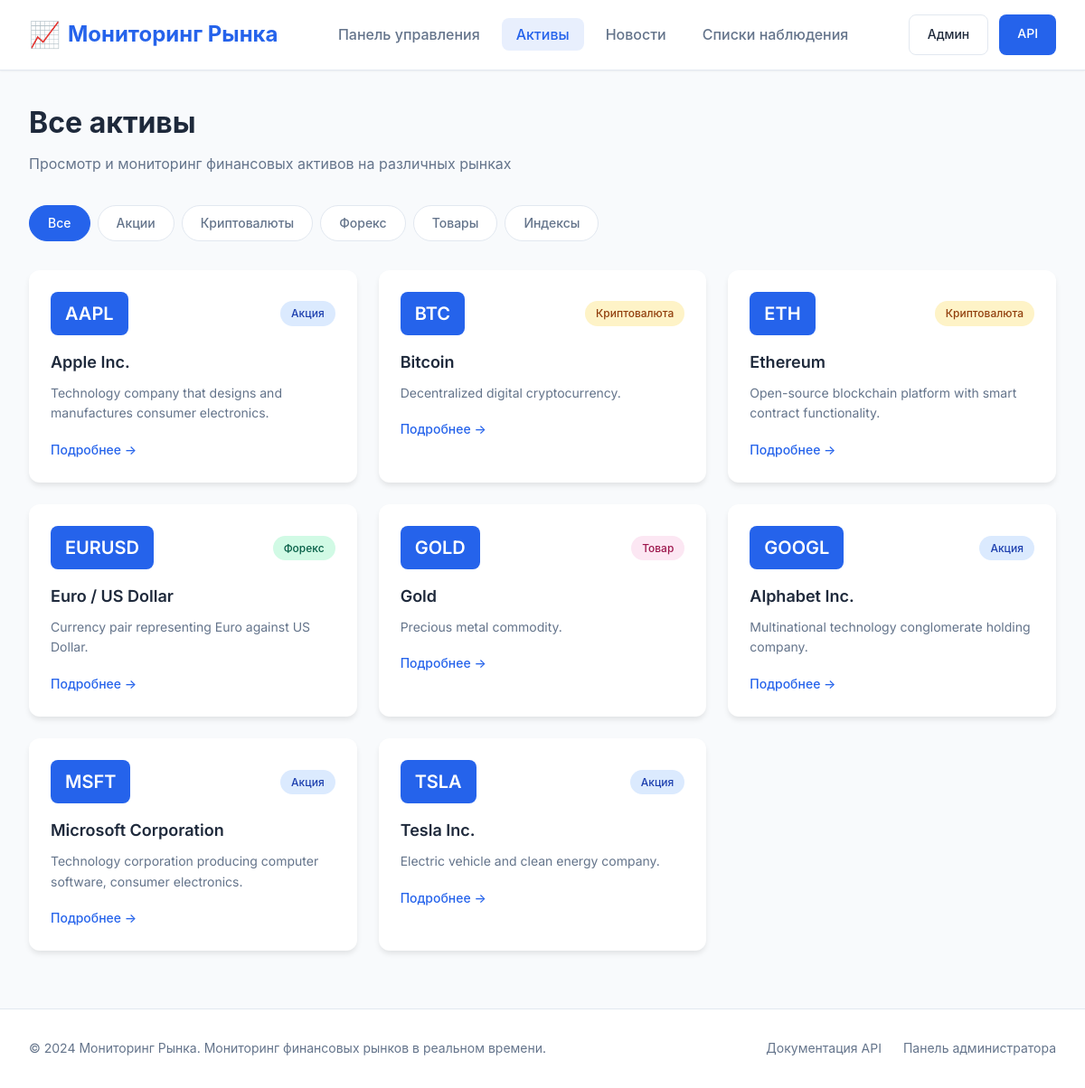
The app's page /assets/ with its own data.
### markets/models.py (models this page shows, shortened)
class Asset(models.Model):
    ASSET_TYPES = [
        ('STOCK', 'Акция'),
        ('FOREX', 'Форекс'),
        ('CRYPTO', 'Криптовалюта'),
        ('COMMODITY', 'Товар'),
        ('INDEX', 'Индекс'),
    ]
    symbol = models.CharField(max_length=20, unique=True, verbose_name='Символ')
    name = models.CharField(max_length=200, verbose_name='Название')
    asset_type = models.CharField(max_length=20, choices=ASSET_TYPES, verbose_name='Тип актива')
    description = models.TextField(blank=True, verbose_name='Описание')
    created_at = models.DateTimeField(auto_now_add=True, verbose_name='Дата создания')
    updated_at = models.DateTimeField(auto_now=True, verbose_name='Дата обновления')
    class Meta:
        ordering = ['symbol']
        verbose_name = 'Актив'
        verbose_name_plural = 'Активы'

### markets/views.py (the view)
# urls.py: path('assets/', views.assets_list_view, name='assets-list'),
def assets_list_view(request):
    asset_type = request.GET.get('type', '')
    if asset_type:
        assets = Asset.objects.filter(asset_type=asset_type)
    else:
        assets = Asset.objects.all()
    return render(request, 'markets/assets.html', {
        'assets': assets,
        'page_title': 'Активы',
        'current_type': asset_type
    })

### templates/markets/assets.html
{% extends 'markets/base.html' %}
{% block content %}
<div class="assets-page">
    <div class="page-header">
        <h1>Все активы</h1>
        <p class="subtitle">Просмотр и мониторинг финансовых активов на различных рынках</p>
    </div>
    <div class="filter-tabs">
        <a href="{% url 'assets-list' %}" class="filter-tab {% if not current_type %}active{% endif %}">Все</a>
        <a href="?type=STOCK" class="filter-tab {% if current_type == 'STOCK' %}active{% endif %}">Акции</a>
        <a href="?type=CRYPTO" class="filter-tab {% if current_type == 'CRYPTO' %}active{% endif %}">Криптовалюты</a>
        <a href="?type=FOREX" class="filter-tab {% if current_type == 'FOREX' %}active{% endif %}">Форекс</a>
        <a href="?type=COMMODITY" class="filter-tab {% if current_type == 'COMMODITY' %}active{% endif %}">Товары</a>
        <a href="?type=INDEX" class="filter-tab {% if current_type == 'INDEX' %}active{% endif %}">Индексы</a>
    </div>
    <div class="assets-grid">
        {% for asset in assets %}
        <a href="{% url 'asset-detail' asset.symbol %}" class="asset-card">
            <div class="asset-header">
                <span class="symbol-badge large">{{ asset.symbol }}</span>
                <span class="type-tag type-{{ asset.asset_type|lower }}">{{ asset.get_asset_type_display }}</span>
            </div>
            <h3 class="asset-name">{{ asset.name }}</h3>
            <p class="asset-description">{{ asset.description|truncatewords:15|default:"Описание отсутствует" }}</p>
            <div class="asset-footer">
                <span class="view-details">Подробнее →</span>
            </div>
        </a>
        {% empty %}
        <div class="empty-state-large">
            <p>Активы не найдены. Добавьте активы через панель администратора.</p>
            <a href="/admin/" class="btn btn-primary">Перейти в админ-панель</a>
        </div>
        {% endfor %}
    </div>
</div>
{% endblock %}

### static/css/style.css (style rules this page uses)
:root { --primary-color: #2563eb; --primary-hover: #1d4ed8; --secondary-color: #64748b; --success-color: #10b981; --danger-color: #ef4444; --warning-color: #f59e0b; --background: #f8fafc; --surface: #ffffff; --text-primary: #1e293b; --text-secondary: #64748b; --border-color: #e2e8f0; --shadow-sm: 0 1px 2px rgba(0, 0, 0, 0.05); --shadow-md: 0 4px 6px -1px rgba(0, 0, 0, 0.1); --shadow-lg: 0 10px 15px -3px rgba(0, 0, 0, 0.1); --radius: 8px; --radius-lg: 12px; }
* { margin: 0; padding: 0; box-sizing: border-box; }
body { font-family: 'Inter', -apple-system, BlinkMacSystemFont, sans-serif; background: var(--background); color: var(--text-primary); line-height: 1.6; }
.page-header { margin-bottom: 2rem; }
.page-header h1 { font-size: 2rem; font-weight: 700; margin-bottom: 0.5rem; }
.subtitle { color: var(--text-secondary); font-size: 1rem; }
.symbol-badge { display: inline-block; padding: 0.25rem 0.75rem; background: var(--primary-color); color: white; border-radius: var(--radius); font-weight: 600; font-size: 0.875rem; }
.symbol-badge.large { font-size: 1.25rem; padding: 0.5rem 1rem; }
.type-tag { display: inline-block; padding: 0.25rem 0.75rem; border-radius: 9999px; font-size: 0.75rem; font-weight: 500; }
.type-stock { background: #dbeafe; color: #1e40af; }
.type-crypto { background: #fef3c7; color: #92400e; }
.type-forex { background: #d1fae5; color: #065f46; }
.type-commodity { background: #fce7f3; color: #9d174d; }
.assets-grid { display: grid; grid-template-columns: repeat(auto-fill, minmax(280px, 1fr)); gap: 1.5rem; }
.asset-card { background: var(--surface); border-radius: var(--radius-lg); padding: 1.5rem; text-decoration: none; color: inherit; box-shadow: var(--shadow-md); transition: transform 0.2s, box-shadow 0.2s; }
.asset-header { display: flex; justify-content: space-between; align-items: center; margin-bottom: 1rem; }
.asset-name { font-size: 1.125rem; font-weight: 600; margin-bottom: 0.5rem; }
.asset-description { color: var(--text-secondary); font-size: 0.875rem; margin-bottom: 1rem; }
.asset-footer { margin-top: 1rem; }
.view-details { color: var(--primary-color); font-weight: 500; font-size: 0.875rem; }
.filter-tabs { display: flex; gap: 0.5rem; margin-bottom: 2rem; flex-wrap: wrap; }
.filter-tab { padding: 0.5rem 1.25rem; background: var(--surface); border: 1px solid var(--border-color); border-radius: 9999px; text-decoration: none; color: var(--text-secondary); font-weight: 500; font-size: 0.875rem; transition: all 0.2s; }
.filter-tab:hover, .filter-tab.active { background: var(--primary-color); border-color: var(--primary-color); color: white; }

### records on screen
Asset: symbol "AAPL", asset_type "Акция", name "Apple Inc.", description "Technology company that designs and manufactures consumer electronics."
Asset: symbol "BTC", asset_type "Криптовалюта", name "Bitcoin", description "Decentralized digital cryptocurrency."
Asset: symbol "ETH", asset_type "Криптовалюта", name "Ethereum", description "Open-source blockchain platform with smart contract functionality."
Asset: symbol "EURUSD", asset_type "Форекс", name "Euro / US Dollar", description "Currency pair representing Euro against US Dollar."
Asset: symbol "GOLD", asset_type "Товар", name "Gold", description "Precious metal commodity."
Asset: symbol "GOOGL", asset_type "Акция", name "Alphabet Inc.", description "Multinational technology conglomerate holding company."
Asset: symbol "MSFT", asset_type "Акция", name "Microsoft Corporation", description "Technology corporation producing computer software, consumer electronics."
Asset: symbol "TSLA", asset_type "Акция", name "Tesla Inc.", description "Electric vehicle and clean energy company."
